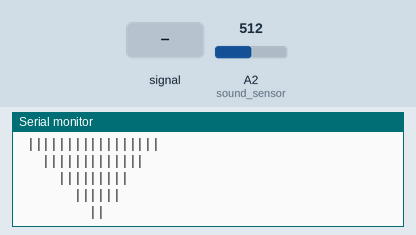
Recording of a sketch running on a simulated Arduino Uno, built with avr-gcc and run on an emulated ATmega328P. On the bench: the last lines printed to the serial monitor. Inputs (shaded band) come from the test bench; at power-on: A2 (sound_sensor) = 512.

Above: at 1.2 s.
1.3 s: A2 (sound_sensor) fed a 50 Hz sine of ±306 counts around its level
At 1.61 s:
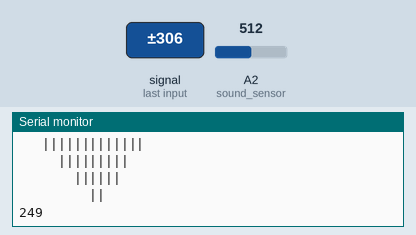
4.3 s: A2 (sound_sensor) set to 716
At 5.0 s:
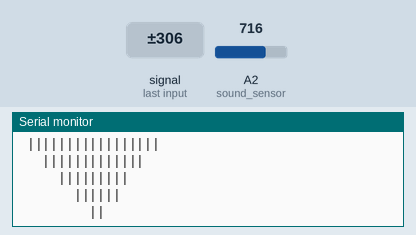
5.8 s: A2 (sound_sensor) fed a 200 Hz sine of ±81 counts around its level
7.3 s: A2 (sound_sensor) fed a 2 Hz sine of ±306 counts around its level
10.3 s: A2 (sound_sensor) set to 511
11.8 s: A2 (sound_sensor) fed a 2 Hz sine of ±306 counts around its level
At 12.4 s:
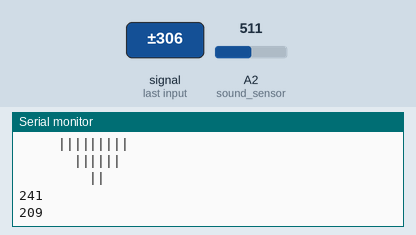
Timing chart, 0 to 14.8 s (numbered marks = the images above; inputs shaded):
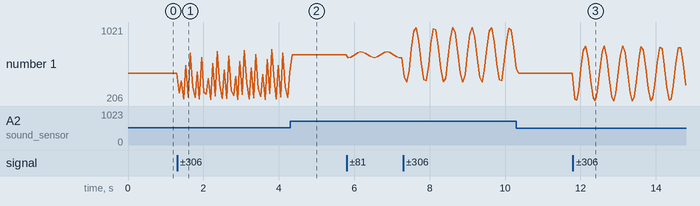

The sketch:

06_Sound_Sensor.ino
```cpp
int sound_sensor = A2; // assign to pin A2

void setup()
{
  Serial.begin(115200); // begin Serial Communication
}

void loop()
{
  int soundValue = 0; // create variable to store the sum of 32 different readings
  // why 32 ? each value is between 0 and 1023 and our integer has
  // a max value of 32768
  for (int i = 0; i < 32; i++) // create a for loop to read
  {
    soundValue += analogRead(sound_sensor); // read the sound sensor
  }
  // Compute average of 32 values
  soundValue = soundValue / 32;
  Serial.println(soundValue); // print the value of sound sensor

  // if a value higher than 500 is registered, we will print the following
  // this is done so that we can clearly see if the threshold is met
  if (soundValue > 300)
  {
    Serial.println("         ||        ");
    Serial.println("       ||||||      ");
    Serial.println("     |||||||||     ");
    Serial.println("   |||||||||||||   ");
    Serial.println(" ||||||||||||||||| ");
    Serial.println("   |||||||||||||   ");
    Serial.println("     |||||||||     ");
    Serial.println("       ||||||      ");
    Serial.println("         ||        ");
  }
  delay(50); // a shorter delay between readings
}
```

Measured:
- after the input at 1.3 s, the serial monitor: prints a new line after 0.06 s (image 1)
- after the input at 4.3 s, the serial monitor: prints a new line after 0.06 s (image 2)
- after the input at 11.8 s, the serial monitor: prints a new line at once (image 3)
- plotted number 1: 512 → 525 after the input at 1.3 s, 525 → 716 after the input at 4.3 s, 716 → 685 after the input at 5.8 s, 685 → 560 after the input at 7.3 s, 560 → 511 after the input at 10.3 s
